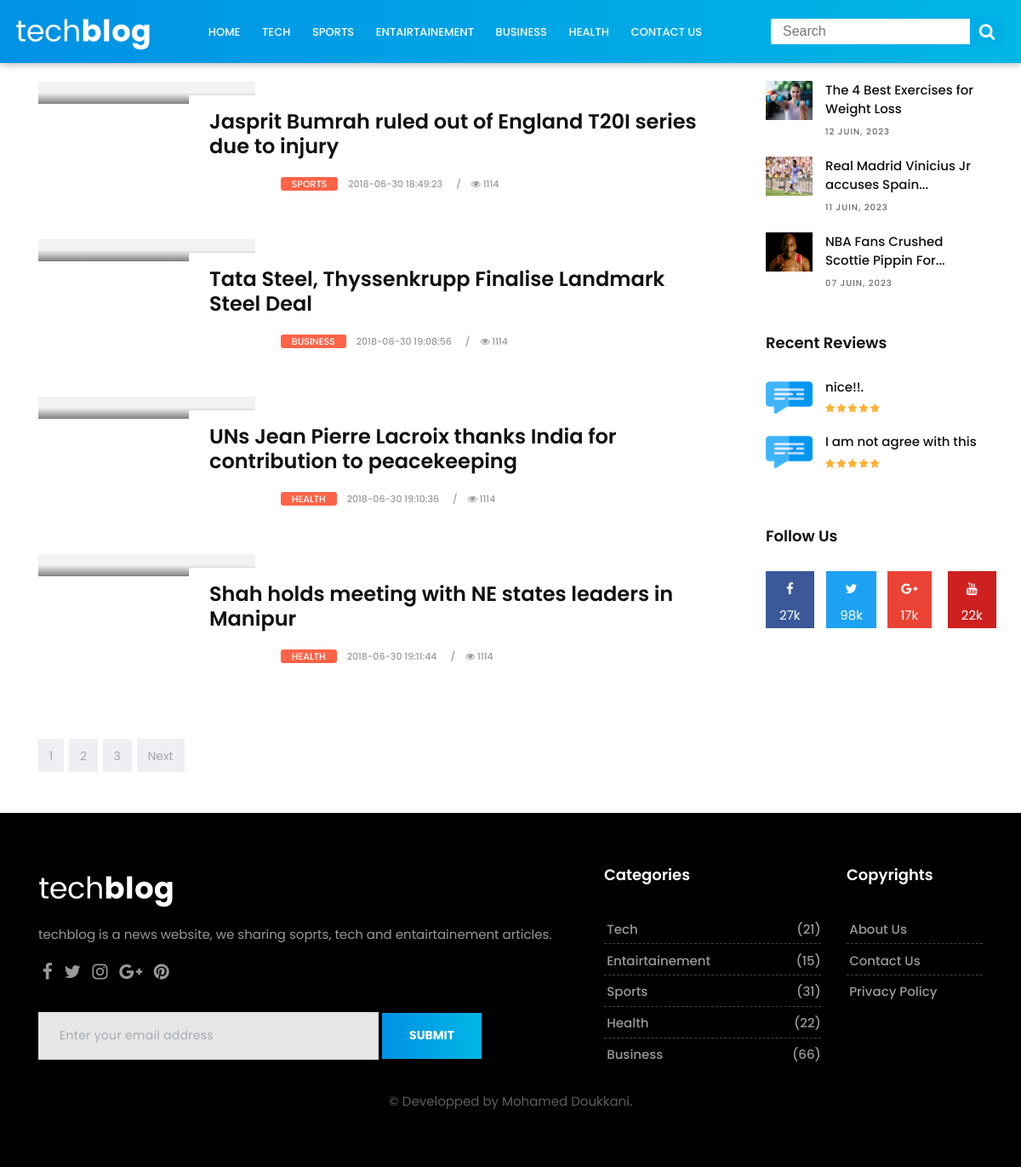
Screenshot of /tech-blog/search.php with the database file from the repository.
### tables this page shows
CREATE TABLE `tblposts` (
  `id` int(11) NOT NULL AUTO_INCREMENT,
  `PostTitle` longtext DEFAULT NULL,
  `CategoryId` int(11) DEFAULT NULL,
  `SubCategoryId` int(11) DEFAULT NULL,
  `PostDetails` longtext DEFAULT NULL,
  `PostingDate` timestamp NULL DEFAULT current_timestamp(),
  `UpdationDate` timestamp NULL DEFAULT '0000-00-00 00:00:00' ON UPDATE current_timestamp(),
  `Is_Active` int(1) DEFAULT NULL,
  `PostUrl` mediumtext DEFAULT NULL,
  `PostImage` varchar(255) DEFAULT NULL,
  PRIMARY KEY (`id`),
  CONSTRAINT `Cat_Id` FOREIGN KEY (`CategoryId`) REFERENCES `tblcategory`(`id`),
  CONSTRAINT `SubCat_Id` FOREIGN KEY (`SubCategoryId`) REFERENCES `tblsubcategory`(`SubCategoryId`)
);

CREATE TABLE `tblcategory` (
  `id` int(11) NOT NULL AUTO_INCREMENT,
  `CategoryName` varchar(200) DEFAULT NULL,
  `Description` mediumtext DEFAULT NULL,
  `PostingDate` timestamp NULL DEFAULT current_timestamp(),
  `UpdationDate` timestamp NULL DEFAULT '0000-00-00 00:00:00' ON UPDATE current_timestamp(),
  `Is_Active` int(1) DEFAULT NULL,
  PRIMARY KEY (`id`)
);

CREATE TABLE `tblcomments` (
  `id` int(11) NOT NULL AUTO_INCREMENT,
  `postId` char(11) DEFAULT NULL,
  `name` varchar(120) DEFAULT NULL,
  `email` varchar(150) DEFAULT NULL,
  `comment` mediumtext DEFAULT NULL,
  `postingDate` timestamp NULL DEFAULT current_timestamp(),
  `status` int(1) DEFAULT NULL,
  PRIMARY KEY (`id`)
);

### tech-blog/search.php (the view, shortened to what this page needs)
<!DOCTYPE html>
<html lang="en">
<link href="assets/css/bootstrap.css" rel="stylesheet">
<link href="assets/css/font-awesome.min.css" rel="stylesheet">
<link href="assets/css/style.css" rel="stylesheet">
<link href="assets/css/responsive.css" rel="stylesheet">
<link href="assets/css/colors.css" rel="stylesheet">
<link href="assets/css/search.css" rel="stylesheet">
<link href="assets/css/tech.css" rel="stylesheet">
</head>
<body>
  <div id="wrapper">
    <?php include('includes/header.php'); ?>
    <section class="section">
      <div class="container">
        <div class="row">
          <div class="col-lg-9 col-md-12 col-sm-12 col-xs-12">
            <div class="page-wrapper">
              <div class="blog-top clearfix">
                <h4 class="pull-left">Search Result <a><i class="fa fa-rss"></i></a></h4>
              </div>
              <div class="blog-list clearfix">
                <?php
                if (isset($_GET['pageno'])) {
                  $pageno = $_GET['pageno'];
                } else {
                  $pageno = 1;
                }
                $no_of_records_per_page = 8;
                $offset = ($pageno - 1) * $no_of_records_per_page;
                $query = mysqli_query($con, "select tblposts.id as pid,tblposts.PostTitle as posttitle, tblposts.PostImage as postimage, tblcategory.CategoryName as category,tblsubcategory.Subcategory as subcategory,tblposts.PostDetails as postdetails,tblposts.PostingDate as postingdate,tblposts.PostUrl as url  from tblposts left join tblcategory on tblcategory.id=tblposts.CategoryId left join  tblsubcategory on  tblsubcategory.SubCategoryId=tblposts.SubCategoryId where tblposts.PostTitle like '%$st%' and tblposts.Is_Active=1 LIMIT $offset, $no_of_records_per_page");
                $rowcount = mysqli_num_rows($query);
                if ($rowcount == 0) {
                  echo "No News found";
                } else {
                  while ($row = mysqli_fetch_array($query)) {
                ?>
                    <div class="blog-box row">
                      <div class="col-md-4">
                        <div class="post-media">
                          <a href="readpost.php?nid=<?php echo htmlentities($row['pid']) ?>" title="">
                            <div class="hovereffect"></div>
                          </a>
                        </div>
                      </div>
                      <div class="blog-meta big-meta col-md-8">
                        <h4><a href="readpost.php?nid=<?php echo htmlentities($row['pid']) ?>" title=""><?php echo htmlentities($row['posttitle']); ?></a></h4>
                        <small class="firstsmall"><a class="bg-orange" href="readpost.php?nid=<?php echo htmlentities($row['pid']) ?>" title=""><?php echo htmlentities($row['category']); ?></a></small>
                        <small><a href="readpost.php?nid=<?php echo htmlentities($row['pid']) ?>" title=""><?php echo htmlentities($row['postingdate']); ?></a></small>
                        <small><a href="readpost.php?nid=<?php echo htmlentities($row['pid']) ?>" title=""><i class="fa fa-eye"></i> 1114</a></small>
                      </div>
                    </div>
                    <br><br>
                  <?php } ?>
                <?php } ?>
              </div>
            </div>
            <div class="row">
              <div class="col-md-12">
                <nav aria-label="Page navigation">
                  <ul class="pagination justify-content-start">
                    <li class="page-item"><a class="page-link" href="#">1</a></li>
                    <li class="page-item"><a class="page-link" href="#">2</a></li>
                    <li class="page-item"><a class="page-link" href="#">3</a></li>
                    <li class="page-item">
                      <a class="page-link" href="#">Next</a>
                    </li>
                  </ul>
                </nav>
              </div>
            </div>
          </div>
          <div class="col-lg-3 col-md-12 col-sm-12 col-xs-12">
            <div class="sidebar">
              <div class="widget">
                <h2 class="widget-title">Popular Posts</h2>
                <div class="blog-list-widget">
                  <div class="list-group">
                    <a href="readpost.php?nid=28" class="list-group-item list-group-item-action flex-column align-items-start">
                      <div class="w-100 justify-content-between">
                        <img src="upload/excercises.jpg" alt="" class="img-fluid float-left">
                        <h5 class="mb-1">The 4 Best Exercises for Weight Loss</h5>
                        <small>12 Juin, 2023</small>
                      </div>
                    </a>
                    <a href="readpost.php?nid=29" class="list-group-item list-group-item-action flex-column align-items-start">
                      <div class="w-100 justify-ontent-between">
                        <img src="upload/vinicius.jpg" alt="" class="img-fluid float-left">
                        <h5 class="mb-1">Real Madrid Vinicius Jr accuses Spain...</h5>
                        <small>11 Juin, 2023</small>
                      </div>
                    </a>
                    <a href="readpost.php?nid=30" class="list-group-item list-group-item-action flex-column align-items-start">
                      <div class="w-100 last-item justify-content-between">
                        <img src="upload/jordan.png" alt="" class="img-fluid float-left">
                        <h5 class="mb-1">NBA Fans Crushed Scottie Pippin For...</h5>
                        <small>07 Juin, 2023</small>
                      </div>
                    </a>
                  </div>
                </div>
              </div>
              <div class="widget">
                <h2 class="widget-title">Recent Reviews</h2>
                <div class="blog-list-widget">
                  <div class="list-group">
                    <a href="index.php" class="list-group-item list-group-item-action flex-column align-items-start">
                      <?php
                      $sts = 1;
                      $query = mysqli_query($con, "select name,comment,postingDate from  tblcomments where status='$sts' LIMIT 3");
                      while ($row = mysqli_fetch_array($query)) {
                      ?>
                        <div class="w-100 justify-content-between">
                          <img src="upload/iconcomment.png" alt="" class="img-fluid float-left">
                          <h5 class="mb-1"><?php echo htmlentities($row['comment']); ?></h5>
                          <span class="rating">
                            <i class="fa fa-star"></i>
                            <i class="fa fa-star"></i>
                            <i class="fa fa-star"></i>
                            <i class="fa fa-star"></i>
                            <i class="fa fa-star"></i>
                          </span>
                        </div>
                      <?php } ?>
                    </a>
                  </div>
                </div>
              </div>
              <div class="widget">
                <h2 class="widget-title">Follow Us</h2>
                <div class="row text-center">
                  <div class="col-lg-3 col-md-3 col-sm-3 col-xs-6">
                    <a href="#" class="social-button facebook-button">
                      <i class="fa fa-facebook"></i>
                      <p>27k</p>
                    </a>
                  </div>
                  <div class="col-lg-3 col-md-3 col-sm-3 col-xs-6">
                    <a href="#" class="social-button twitter-button">
                      <i class="fa fa-twitter"></i>
                      <p>98k</p>
                    </a>
                  </div>
                  <div class="col-lg-3 col-md-3 col-sm-3 col-xs-6">
                    <a href="#" class="social-button google-button">
                      <i class="fa fa-google-plus"></i>
                      <p>17k</p>
                    </a>
                  </div>
                  <div class="col-lg-3 col-md-3 col-sm-3 col-xs-6">
                    <a href="#" class="social-button youtube-button">
                      <i class="fa fa-youtube"></i>
                      <p>22k</p>
                    </a>
                  </div>
                </div>
              </div>
            </div>
          </div>
        </div>
      </div>
    </section>
    <?php include('includes/footer.php'); ?>
  </div>
</body>
</html>

### tech-blog/assets/css/style.css (style rules this page uses)
body { font-size: 15px; line-height: 26px; background-color: #ffffff; }
h1, h2, h3, h4, h5, body, p, .topbar-section, .navbar-inverse .navbar-nav .nav-link, .header .dropdown-menu, .navbar-nav .nav-link { font-family: 'Roboto', serif; }
h1, h2, h3, h4, h5, h6 { font-weight: 700; line-height: 1.4; color: #111111; }
h2 { font-size: 27px; line-height: 38px; margin-bottom: 20px }
h4 { font-size: 19px; line-height: 29px; margin-bottom: 14px }
h5 { font-size: 17px; line-height: 25px; margin-bottom: 11px }
a { color: #111111; }
body, p { color: #5e5e5e; }
p { margin-bottom: 26px; font-size: 15px; line-height: 26px; }
a { text-decoration: none !important; }
.section { padding: 2rem 0; display: block; position: relative; background-color: #ffffff; }
.footer a, .footer p, .blog-list-widget small { color: rgba(0, 0, 0, 0.6) !important; }
.page-link { background-color: #edeff2 !important; border: 0 dashed #e2e2e2; border-radius: 0; color: #a3a5a8 !important; display: block; font-size: 14px; line-height: 1; margin-left: 6px; padding: 0.8rem 0.8rem; position: relative; text-transform: capitalize; }
.page-item:first-child .page-link { margin-left: 0; border-radius: 0; }
.page-item:last-child .page-link { border-radius: 0; }
.blog-meta h4 { padding: 1rem 0 0.5rem; margin: 0; font-size: 21px; }
.blog-meta.big-meta h4 { padding: 1rem 0 0.6rem; margin: 0; font-size: 28px; }
.blog-meta small { font-size: 11px; display: inline-block; margin-bottom: 0; padding-bottom: 0; color: #111111; font-weight: bold; text-transform: uppercase; margin-right: 0.5rem; }
.blog-meta small:after { content: "/"; padding-left: 1rem; }
.blog-meta small:last-child:after { content: "" }
.post-media { position: relative; overflow: hidden; }
.hovereffect { position: absolute; top: 0; opacity: 0; left: 0; right: 0; bottom: 0; background-color: rgba(0, 0, 0, 0.2); -webkit-transition: all .3s ease-in-out; -moz-transition: all .3s ease-in-out; -ms-transition: all .3s ease-in-out; -o-transition: all .3s ease-in-out; transition: all .3s ease-in-out; zoom: 1; filter: alpha(opacity=0); opacity: 0.5; background: -moz-linear-gradient(0deg, rgba(0, 0, 0, 1) 0%, rgba(0, 0, 0, 0.1) 50%); background: -webkit-linear-gradient(0deg, rgba(0, 0, 0, 1) 0%, rgba(0, 0, 0, 0.1) 50%); background: linear-gradient(0deg, rgba(0, 0, 0, 1) 0%, rgba(0, 0, 0, 0.1) 50%); filter: progid: DXImageTransform.Microsoft.gradient( startColorstr='#000000', endColorstr='#00000000', GradientType=1); }
.blog-list .blog-meta.big-meta h4 { margin-left: -20%; margin-top: 1rem; background-color: #ffffff; padding: 1rem 1.5rem 1rem; }
.sidebar .widget { position: relative; display: block; margin-bottom: 3rem; }
.sidebar .blog-list-widget img { width: 55px; padding: 0; }
.sidebar .blog-list-widget .mb-1 { font-size: 15px; }
.sidebar a { color: rgba(0, 0, 0, 0.6); }
.sidebar .widget-title { display: block; font-size: 18px; margin: 0 0 2rem; padding: 0; line-height: 1; }
.blog-list-widget img { background: #fff none repeat scroll 0 0; margin-right: 15px; max-width: 80px; padding: 4px; }
.blog-list-widget .list-group-item { padding: 0; border: 0; margin: 0; background-color: transparent; }
.blog-list-widget .w-100 { margin-bottom: 1rem; display: block; }
.blog-list-widget .w-100.last-item { margin-bottom: 0; }
.blog-list-widget .mb-1 { font-size: 16px; font-weight: 500; line-height: 1.5; margin-bottom: 0rem !important; }
.blog-list-widget small { font-size: 10px; font-weight: 500; letter-spacing: 1px; text-transform: uppercase; }

### tech-blog/assets/css/colors.css (style rules this page uses)
.fa-star-o, .fa-star { color: #fbb034; }

### rows the page displays
tblposts: PostTitle "Jasprit Bumrah ruled out of England T20I series due to injury", CategoryId.CategoryName "SPORTS", PostingDate "2018-06-30 18:49:23"
tblposts: PostTitle "Tata Steel, Thyssenkrupp Finalise Landmark Steel Deal", CategoryId.CategoryName "BUSINESS", PostingDate "2018-06-30 19:08:56"
tblposts: PostTitle "UNs Jean Pierre Lacroix thanks India for contribution to peacekeeping", CategoryId.CategoryName "HEALTH", PostingDate "2018-06-30 19:10:36"
tblposts: PostTitle "Shah holds meeting with NE states leaders in Manipur", CategoryId.CategoryName "HEALTH", PostingDate "2018-06-30 19:11:44"
tblcomments: comment "nice!!."
tblcomments: comment "I am not agree with this"
